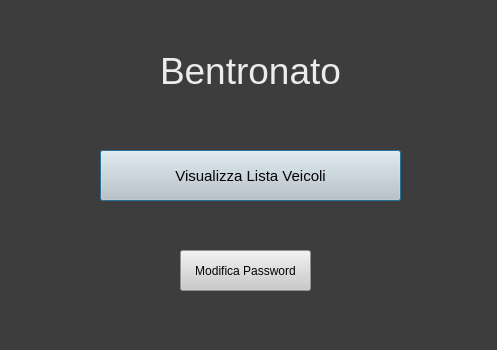
<?xml version="1.0" encoding="UTF-8"?>
<ui version="4.0">
 <class>Cliente</class>
 <widget class="QDialog" name="Cliente">
  <property name="geometry">
   <rect>
    <x>0</x>
    <y>0</y>
    <width>497</width>
    <height>350</height>
   </rect>
  </property>
  <property name="windowTitle">
   <string>Dialog</string>
  </property>
  <property name="styleSheet">
   <string notr="true">background-color: rgb(61, 61, 61);</string>
  </property>
  <widget class="QPushButton" name="lista_veicoli_button">
   <property name="geometry">
    <rect>
     <x>100</x>
     <y>150</y>
     <width>301</width>
     <height>51</height>
    </rect>
   </property>
   <property name="font">
    <font>
     <pointsize>11</pointsize>
    </font>
   </property>
   <property name="cursor">
    <cursorShape>PointingHandCursor</cursorShape>
   </property>
   <property name="styleSheet">
    <string notr="true">color:rgb(3, 3, 3); background-color: rgb(202, 202, 202);</string>
   </property>
   <property name="text">
    <string>Visualizza Lista Veicoli</string>
   </property>
  </widget>
  <widget class="QLabel" name="nome_label">
   <property name="geometry">
    <rect>
     <x>160</x>
     <y>30</y>
     <width>231</width>
     <height>81</height>
    </rect>
   </property>
   <property name="styleSheet">
    <string notr="true">color:rgb(236, 236, 236); font-size:28pt;</string>
   </property>
   <property name="text">
    <string>Bentronato</string>
   </property>
  </widget>
  <widget class="QPushButton" name="modifica_password_button">
   <property name="geometry">
    <rect>
     <x>180</x>
     <y>250</y>
     <width>131</width>
     <height>41</height>
    </rect>
   </property>
   <property name="cursor">
    <cursorShape>PointingHandCursor</cursorShape>
   </property>
   <property name="styleSheet">
    <string notr="true">color:rgb(3, 3, 3); background-color: rgb(202, 202, 202);</string>
   </property>
   <property name="text">
    <string>Modifica Password</string>
   </property>
  </widget>
 </widget>
 <resources/>
 <connections/>
</ui>
